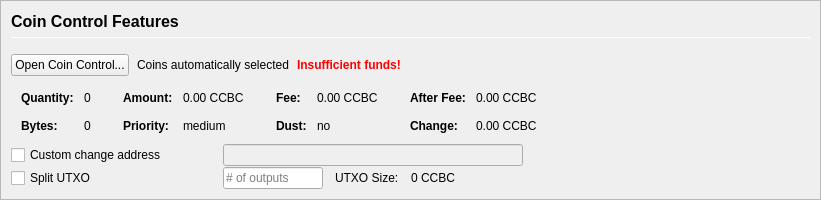
         <widget class="QFrame" name="frameCoinControl">
          <property name="sizePolicy">
           <sizepolicy hsizetype="Expanding" vsizetype="Expanding">
            <horstretch>0</horstretch>
            <verstretch>0</verstretch>
           </sizepolicy>
          </property>
          <property name="maximumSize">
           <size>
            <width>16777215</width>
            <height>16777215</height>
           </size>
          </property>
          <property name="frameShape">
           <enum>QFrame::StyledPanel</enum>
          </property>
          <property name="frameShadow">
           <enum>QFrame::Sunken</enum>
          </property>
          <layout class="QVBoxLayout" name="verticalLayoutCoinControl2">
           <property name="spacing">
            <number>0</number>
           </property>
           <property name="leftMargin">
            <number>0</number>
           </property>
           <property name="topMargin">
            <number>0</number>
           </property>
           <property name="rightMargin">
            <number>0</number>
           </property>
           <property name="bottomMargin">
            <number>0</number>
           </property>
           <item>
            <widget class="QFrame" name="frameCoinControl_BG">
             <layout class="QVBoxLayout" name="verticalLayoutCoinControl" stretch="0,0,0,0,0,0">
              <property name="spacing">
               <number>1</number>
              </property>
              <property name="leftMargin">
               <number>10</number>
              </property>
              <property name="topMargin">
               <number>10</number>
              </property>
              <item>
               <layout class="QHBoxLayout" name="horizontalLayoutCoinControl1">
                <property name="bottomMargin">
                 <number>15</number>
                </property>
                <item>
                 <layout class="QVBoxLayout" name="verticalLayout_3">
                  <property name="spacing">
                   <number>6</number>
                  </property>
                  <item>
                   <widget class="QLabel" name="labelCoinControlFeatures">
                    <property name="sizePolicy">
                     <sizepolicy hsizetype="Preferred" vsizetype="Maximum">
                      <horstretch>0</horstretch>
                      <verstretch>0</verstretch>
                     </sizepolicy>
                    </property>
                    <property name="minimumSize">
                     <size>
                      <width>0</width>
                      <height>20</height>
                     </size>
                    </property>
                    <property name="font">
                     <font>
                      <pointsize>12</pointsize>
                      <weight>75</weight>
                      <bold>true</bold>
                     </font>
                    </property>
                    <property name="styleSheet">
                     <string notr="true">font-weight:bold;</string>
                    </property>
                    <property name="text">
                     <string>Coin Control Features</string>
                    </property>
                   </widget>
                  </item>
                  <item>
                   <widget class="Line" name="line">
                    <property name="minimumSize">
                     <size>
                      <width>0</width>
                      <height>1</height>
                     </size>
                    </property>
                    <property name="maximumSize">
                     <size>
                      <width>16777215</width>
                      <height>1</height>
                     </size>
                    </property>
                    <property name="orientation">
                     <enum>Qt::Horizontal</enum>
                    </property>
                   </widget>
                  </item>
                 </layout>
                </item>
               </layout>
              </item>
              <item>
               <layout class="QHBoxLayout" name="horizontalLayoutCoinControl2" stretch="0,0,0,0">
                <property name="spacing">
                 <number>8</number>
                </property>
                <property name="bottomMargin">
                 <number>10</number>
                </property>
                <item>
                 <widget class="QPushButton" name="pushButtonCoinControl">
                  <property name="styleSheet">
                   <string notr="true"/>
                  </property>
                  <property name="text">
                   <string>Open Coin Control...</string>
                  </property>
                  <property name="autoDefault">
                   <bool>false</bool>
                  </property>
                 </widget>
                </item>
                <item>
                 <widget class="QLabel" name="labelCoinControlAutomaticallySelected">
                  <property name="text">
                   <string>Coins automatically selected</string>
                  </property>
                  <property name="margin">
                   <number>5</number>
                  </property>
                 </widget>
                </item>
                <item>
                 <widget class="QLabel" name="labelCoinControlInsuffFunds">
                  <property name="font">
                   <font>
                    <weight>75</weight>
                    <bold>true</bold>
                   </font>
                  </property>
                  <property name="styleSheet">
                   <string notr="true">color:red;font-weight:bold;</string>
                  </property>
                  <property name="text">
                   <string>Insufficient funds!</string>
                  </property>
                  <property name="margin">
                   <number>5</number>
                  </property>
                 </widget>
                </item>
                <item>
                 <spacer name="horizontalSpacerCoinControl">
                  <property name="orientation">
                   <enum>Qt::Horizontal</enum>
                  </property>
                  <property name="sizeHint" stdset="0">
                   <size>
                    <width>40</width>
                    <height>1</height>
                   </size>
                  </property>
                 </spacer>
                </item>
               </layout>
              </item>
              <item>
               <widget class="QWidget" name="widgetCoinControl" native="true">
                <property name="sizePolicy">
                 <sizepolicy hsizetype="Preferred" vsizetype="Preferred">
                  <horstretch>0</horstretch>
                  <verstretch>0</verstretch>
                 </sizepolicy>
                </property>
                <property name="minimumSize">
                 <size>
                  <width>0</width>
                  <height>0</height>
                 </size>
                </property>
                <property name="styleSheet">
                 <string notr="true"/>
                </property>
                <layout class="QHBoxLayout" name="horizontalLayoutCoinControl5">
                 <property name="leftMargin">
                  <number>0</number>
                 </property>
                 <property name="topMargin">
                  <number>0</number>
                 </property>
                 <property name="rightMargin">
                  <number>0</number>
                 </property>
                 <property name="bottomMargin">
                  <number>0</number>
                 </property>
                 <item>
                  <layout class="QHBoxLayout" name="horizontalLayoutCoinControl3" stretch="0,0,0,1">
                   <property name="spacing">
                    <number>20</number>
                   </property>
                   <property name="topMargin">
                    <number>0</number>
                   </property>
                   <property name="bottomMargin">
                    <number>10</number>
                   </property>
                   <item>
                    <layout class="QFormLayout" name="formLayoutCoinControl1">
                     <property name="horizontalSpacing">
                      <number>10</number>
                     </property>
                     <property name="verticalSpacing">
                      <number>14</number>
                     </property>
                     <property name="leftMargin">
                      <number>10</number>
                     </property>
                     <property name="topMargin">
                      <number>4</number>
                     </property>
                     <property name="rightMargin">
                      <number>6</number>
                     </property>
                     <item row="0" column="0">
                      <widget class="QLabel" name="labelCoinControlQuantityText">
                       <property name="font">
                        <font>
                         <weight>75</weight>
                         <bold>true</bold>
                        </font>
                       </property>
                       <property name="text">
                        <string>Quantity:</string>
                       </property>
                       <property name="margin">
                        <number>0</number>
                       </property>
                      </widget>
                     </item>
                     <item row="0" column="1">
                      <widget class="QLabel" name="labelCoinControlQuantity">
                       <property name="cursor">
                        <cursorShape>IBeamCursor</cursorShape>
                       </property>
                       <property name="contextMenuPolicy">
                        <enum>Qt::ActionsContextMenu</enum>
                       </property>
                       <property name="text">
                        <string notr="true">0</string>
                       </property>
                       <property name="margin">
                        <number>0</number>
                       </property>
                       <property name="textInteractionFlags">
                        <set>Qt::LinksAccessibleByMouse|Qt::TextSelectableByKeyboard|Qt::TextSelectableByMouse</set>
                       </property>
                      </widget>
                     </item>
                     <item row="1" column="0">
                      <widget class="QLabel" name="labelCoinControlBytesText">
                       <property name="font">
                        <font>
                         <weight>75</weight>
                         <bold>true</bold>
                        </font>
                       </property>
                       <property name="text">
                        <string>Bytes:</string>
                       </property>
                      </widget>
                     </item>
                     <item row="1" column="1">
                      <widget class="QLabel" name="labelCoinControlBytes">
                       <property name="cursor">
                        <cursorShape>IBeamCursor</cursorShape>
                       </property>
                       <property name="contextMenuPolicy">
                        <enum>Qt::ActionsContextMenu</enum>
                       </property>
                       <property name="text">
                        <string notr="true">0</string>
                       </property>
                       <property name="textInteractionFlags">
                        <set>Qt::LinksAccessibleByMouse|Qt::TextSelectableByKeyboard|Qt::TextSelectableByMouse</set>
                       </property>
                      </widget>
                     </item>
                    </layout>
                   </item>
                   <item>
                    <layout class="QFormLayout" name="formLayoutCoinControl2">
                     <property name="horizontalSpacing">
                      <number>10</number>
                     </property>
                     <property name="verticalSpacing">
                      <number>14</number>
                     </property>
                     <property name="leftMargin">
                      <number>6</number>
                     </property>
                     <property name="topMargin">
                      <number>4</number>
                     </property>
                     <property name="rightMargin">
                      <number>6</number>
                     </property>
                     <item row="0" column="0">
                      <widget class="QLabel" name="labelCoinControlAmountText">
                       <property name="font">
                        <font>
                         <weight>75</weight>
                         <bold>true</bold>
                        </font>
                       </property>
                       <property name="text">
                        <string>Amount:</string>
                       </property>
                       <property name="margin">
                        <number>0</number>
                       </property>
                      </widget>
                     </item>
                     <item row="0" column="1">
                      <widget class="QLabel" name="labelCoinControlAmount">
                       <property name="cursor">
                        <cursorShape>IBeamCursor</cursorShape>
                       </property>
                       <property name="contextMenuPolicy">
                        <enum>Qt::ActionsContextMenu</enum>
                       </property>
                       <property name="text">
                        <string notr="true">0.00 CCBC</string>
                       </property>
                       <property name="textInteractionFlags">
                        <set>Qt::LinksAccessibleByMouse|Qt::TextSelectableByKeyboard|Qt::TextSelectableByMouse</set>
                       </property>
                      </widget>
                     </item>
                     <item row="1" column="0">
                      <widget class="QLabel" name="labelCoinControlPriorityText">
                       <property name="font">
                        <font>
                         <weight>75</weight>
                         <bold>true</bold>
                        </font>
                       </property>
                       <property name="text">
                        <string>Priority:</string>
                       </property>
                      </widget>
                     </item>
                     <item row="1" column="1">
                      <widget class="QLabel" name="labelCoinControlPriority">
                       <property name="cursor">
                        <cursorShape>IBeamCursor</cursorShape>
                       </property>
                       <property name="contextMenuPolicy">
                        <enum>Qt::ActionsContextMenu</enum>
                       </property>
                       <property name="text">
                        <string>medium</string>
                       </property>
                       <property name="textInteractionFlags">
                        <set>Qt::LinksAccessibleByMouse|Qt::TextSelectableByKeyboard|Qt::TextSelectableByMouse</set>
                       </property>
                      </widget>
                     </item>
                    </layout>
                   </item>
                   <item>
                    <layout class="QFormLayout" name="formLayoutCoinControl3">
                     <property name="horizontalSpacing">
                      <number>10</number>
                     </property>
                     <property name="verticalSpacing">
                      <number>14</number>
                     </property>
                     <property name="leftMargin">
                      <number>6</number>
                     </property>
                     <property name="topMargin">
                      <number>4</number>
                     </property>
                     <property name="rightMargin">
                      <number>6</number>
                     </property>
                     <item row="0" column="0">
                      <widget class="QLabel" name="labelCoinControlFeeText">
                       <property name="font">
                        <font>
                         <weight>75</weight>
                         <bold>true</bold>
                        </font>
                       </property>
                       <property name="text">
                        <string>Fee:</string>
                       </property>
                       <property name="margin">
                        <number>0</number>
                       </property>
                      </widget>
                     </item>
                     <item row="0" column="1">
                      <widget class="QLabel" name="labelCoinControlFee">
                       <property name="cursor">
                        <cursorShape>IBeamCursor</cursorShape>
                       </property>
                       <property name="contextMenuPolicy">
                        <enum>Qt::ActionsContextMenu</enum>
                       </property>
                       <property name="text">
                        <string notr="true">0.00 CCBC</string>
                       </property>
                       <property name="textInteractionFlags">
                        <set>Qt::LinksAccessibleByMouse|Qt::TextSelectableByKeyboard|Qt::TextSelectableByMouse</set>
                       </property>
                      </widget>
                     </item>
                     <item row="1" column="0">
                      <widget class="QLabel" name="labelCoinControlLowOutputText">
                       <property name="font">
                        <font>
                         <weight>75</weight>
                         <bold>true</bold>
                        </font>
                       </property>
                       <property name="text">
                        <string>Dust:</string>
                       </property>
                      </widget>
                     </item>
                     <item row="1" column="1">
                      <widget class="QLabel" name="labelCoinControlLowOutput">
                       <property name="cursor">
                        <cursorShape>IBeamCursor</cursorShape>
                       </property>
                       <property name="contextMenuPolicy">
                        <enum>Qt::ActionsContextMenu</enum>
                       </property>
                       <property name="text">
                        <string>no</string>
                       </property>
                       <property name="textInteractionFlags">
                        <set>Qt::LinksAccessibleByMouse|Qt::TextSelectableByKeyboard|Qt::TextSelectableByMouse</set>
                       </property>
                      </widget>
                     </item>
                    </layout>
                   </item>
                   <item>
                    <layout class="QFormLayout" name="formLayoutCoinControl4">
                     <property name="horizontalSpacing">
                      <number>10</number>
                     </property>
                     <property name="verticalSpacing">
                      <number>14</number>
                     </property>
                     <property name="leftMargin">
                      <number>6</number>
                     </property>
                     <property name="topMargin">
                      <number>4</number>
                     </property>
                     <property name="rightMargin">
                      <number>6</number>
                     </property>
                     <item row="0" column="0">
                      <widget class="QLabel" name="labelCoinControlAfterFeeText">
                       <property name="font">
                        <font>
                         <weight>75</weight>
                         <bold>true</bold>
                        </font>
                       </property>
                       <property name="text">
                        <string>After Fee:</string>
                       </property>
                       <property name="margin">
                        <number>0</number>
                       </property>
                      </widget>
                     </item>
                     <item row="0" column="1">
                      <widget class="QLabel" name="labelCoinControlAfterFee">
                       <property name="cursor">
                        <cursorShape>IBeamCursor</cursorShape>
                       </property>
                       <property name="contextMenuPolicy">
                        <enum>Qt::ActionsContextMenu</enum>
                       </property>
                       <property name="text">
                        <string notr="true">0.00 CCBC</string>
                       </property>
                       <property name="textInteractionFlags">
                        <set>Qt::LinksAccessibleByMouse|Qt::TextSelectableByKeyboard|Qt::TextSelectableByMouse</set>
                       </property>
                      </widget>
                     </item>
                     <item row="1" column="0">
                      <widget class="QLabel" name="labelCoinControlChangeText">
                       <property name="font">
                        <font>
                         <weight>75</weight>
                         <bold>true</bold>
                        </font>
                       </property>
                       <property name="text">
                        <string>Change:</string>
                       </property>
                      </widget>
                     </item>
                     <item row="1" column="1">
                      <widget class="QLabel" name="labelCoinControlChange">
                       <property name="cursor">
                        <cursorShape>IBeamCursor</cursorShape>
                       </property>
                       <property name="contextMenuPolicy">
                        <enum>Qt::ActionsContextMenu</enum>
                       </property>
                       <property name="text">
                        <string notr="true">0.00 CCBC</string>
                       </property>
                       <property name="textInteractionFlags">
                        <set>Qt::LinksAccessibleByMouse|Qt::TextSelectableByKeyboard|Qt::TextSelectableByMouse</set>
                       </property>
                      </widget>
                     </item>
                    </layout>
                   </item>
                  </layout>
                 </item>
                </layout>
               </widget>
              </item>
              <item>
               <layout class="QHBoxLayout" name="horizontalLayoutCoinControl4">
                <property name="spacing">
                 <number>12</number>
                </property>
                <property name="sizeConstraint">
                 <enum>QLayout::SetDefaultConstraint</enum>
                </property>
                <property name="topMargin">
                 <number>0</number>
                </property>
                <property name="rightMargin">
                 <number>0</number>
                </property>
                <item>
                 <widget class="QCheckBox" name="checkBoxCoinControlChange">
                  <property name="sizePolicy">
                   <sizepolicy hsizetype="Preferred" vsizetype="Preferred">
                    <horstretch>0</horstretch>
                    <verstretch>0</verstretch>
                   </sizepolicy>
                  </property>
                  <property name="minimumSize">
                   <size>
                    <width>200</width>
                    <height>0</height>
                   </size>
                  </property>
                  <property name="maximumSize">
                   <size>
                    <width>200</width>
                    <height>16777215</height>
                   </size>
                  </property>
                  <property name="toolTip">
                   <string>If this is activated, but the change address is empty or invalid, change will be sent to a newly generated address.</string>
                  </property>
                  <property name="text">
                   <string>Custom change address</string>
                  </property>
                 </widget>
                </item>
                <item>
                 <widget class="QValidatedLineEdit" name="lineEditCoinControlChange">
                  <property name="enabled">
                   <bool>false</bool>
                  </property>
                  <property name="sizePolicy">
                   <sizepolicy hsizetype="Preferred" vsizetype="Preferred">
                    <horstretch>0</horstretch>
                    <verstretch>0</verstretch>
                   </sizepolicy>
                  </property>
                  <property name="minimumSize">
                   <size>
                    <width>300</width>
                    <height>0</height>
                   </size>
                  </property>
                 </widget>
                </item>
                <item>
                 <widget class="QLabel" name="labelCoinControlChangeLabel">
                  <property name="sizePolicy">
                   <sizepolicy hsizetype="Preferred" vsizetype="Preferred">
                    <horstretch>0</horstretch>
                    <verstretch>0</verstretch>
                   </sizepolicy>
                  </property>
                  <property name="minimumSize">
                   <size>
                    <width>100</width>
                    <height>0</height>
                   </size>
                  </property>
                  <property name="text">
                   <string/>
                  </property>
                  <property name="margin">
                   <number>3</number>
                  </property>
                 </widget>
                </item>
               </layout>
              </item>
              <item>
               <layout class="QHBoxLayout" name="horizontalLayoutCoinControl6">
                <property name="spacing">
                 <number>12</number>
                </property>
                <property name="rightMargin">
                 <number>0</number>
                </property>
                <item>
                 <widget class="QCheckBox" name="splitBlockCheckBox">
                  <property name="sizePolicy">
                   <sizepolicy hsizetype="Preferred" vsizetype="Preferred">
                    <horstretch>0</horstretch>
                    <verstretch>0</verstretch>
                   </sizepolicy>
                  </property>
                  <property name="minimumSize">
                   <size>
                    <width>200</width>
                    <height>0</height>
                   </size>
                  </property>
                  <property name="maximumSize">
                   <size>
                    <width>200</width>
                    <height>16777215</height>
                   </size>
                  </property>
                  <property name="text">
                   <string>Split UTXO</string>
                  </property>
                 </widget>
                </item>
                <item>
                 <widget class="QLineEdit" name="splitBlockLineEdit">
                  <property name="sizePolicy">
                   <sizepolicy hsizetype="Preferred" vsizetype="Preferred">
                    <horstretch>50</horstretch>
                    <verstretch>0</verstretch>
                   </sizepolicy>
                  </property>
                  <property name="minimumSize">
                   <size>
                    <width>100</width>
                    <height>0</height>
                   </size>
                  </property>
                  <property name="maximumSize">
                   <size>
                    <width>100</width>
                    <height>16777215</height>
                   </size>
                  </property>
                  <property name="placeholderText">
                   <string># of outputs</string>
                  </property>
                 </widget>
                </item>
                <item>
                 <widget class="QLabel" name="labelBlockSizeText">
                  <property name="text">
                   <string>UTXO Size:</string>
                  </property>
                 </widget>
                </item>
                <item>
                 <widget class="QLabel" name="labelBlockSize">
                  <property name="text">
                   <string>0 CCBC</string>
                  </property>
                 </widget>
                </item>
                <item>
                 <spacer name="horizontalSpacer_7">
                  <property name="orientation">
                   <enum>Qt::Horizontal</enum>
                  </property>
                  <property name="sizeHint" stdset="0">
                   <size>
                    <width>40</width>
                    <height>20</height>
                   </size>
                  </property>
                 </spacer>
                </item>
               </layout>
              </item>
              <item>
               <spacer name="verticalSpacerCoinControl">
                <property name="orientation">
                 <enum>Qt::Vertical</enum>
                </property>
                <property name="sizeHint" stdset="0">
                 <size>
                  <width>800</width>
                  <height>1</height>
                 </size>
                </property>
               </spacer>
              </item>
             </layout>
            </widget>
           </item>
          </layout>
         </widget>
